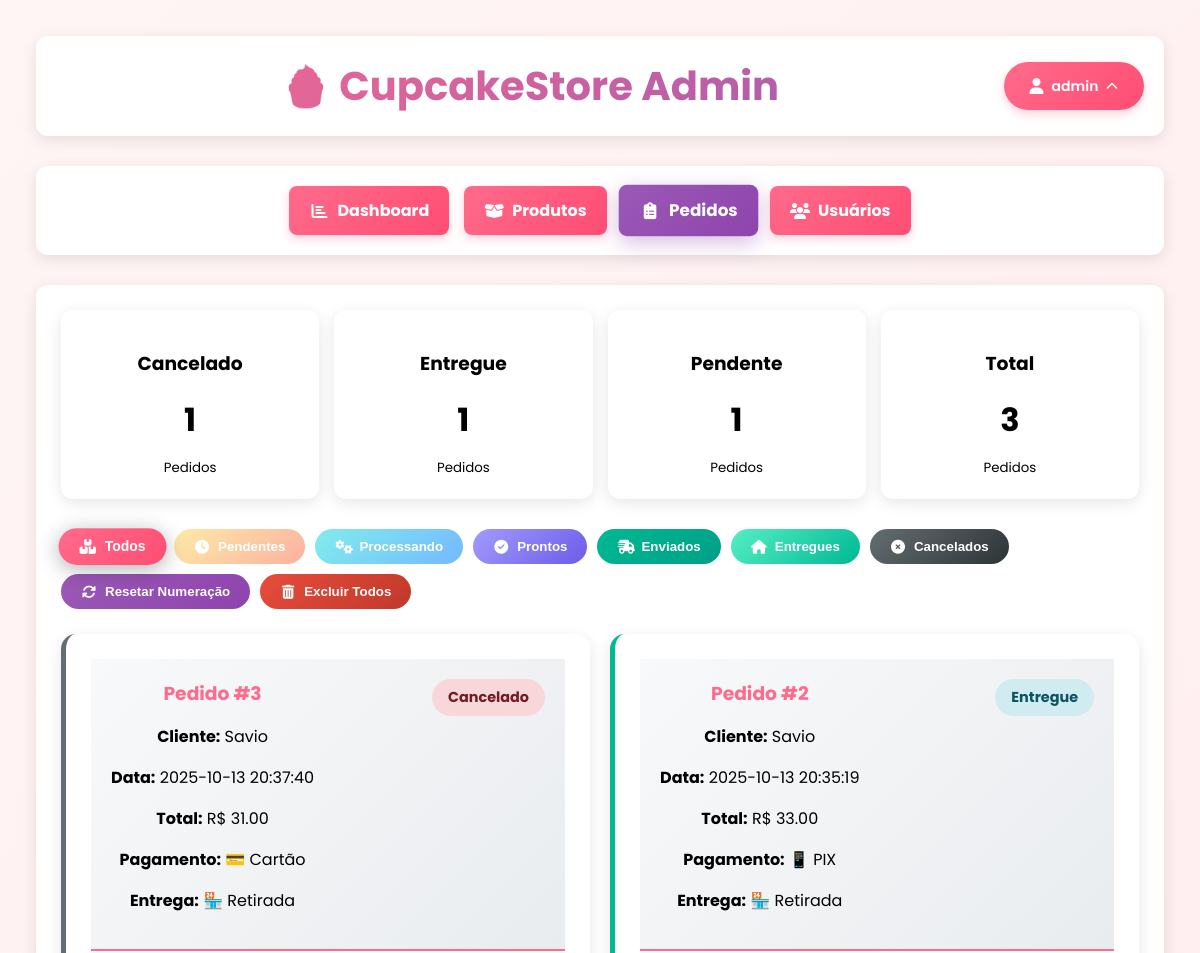
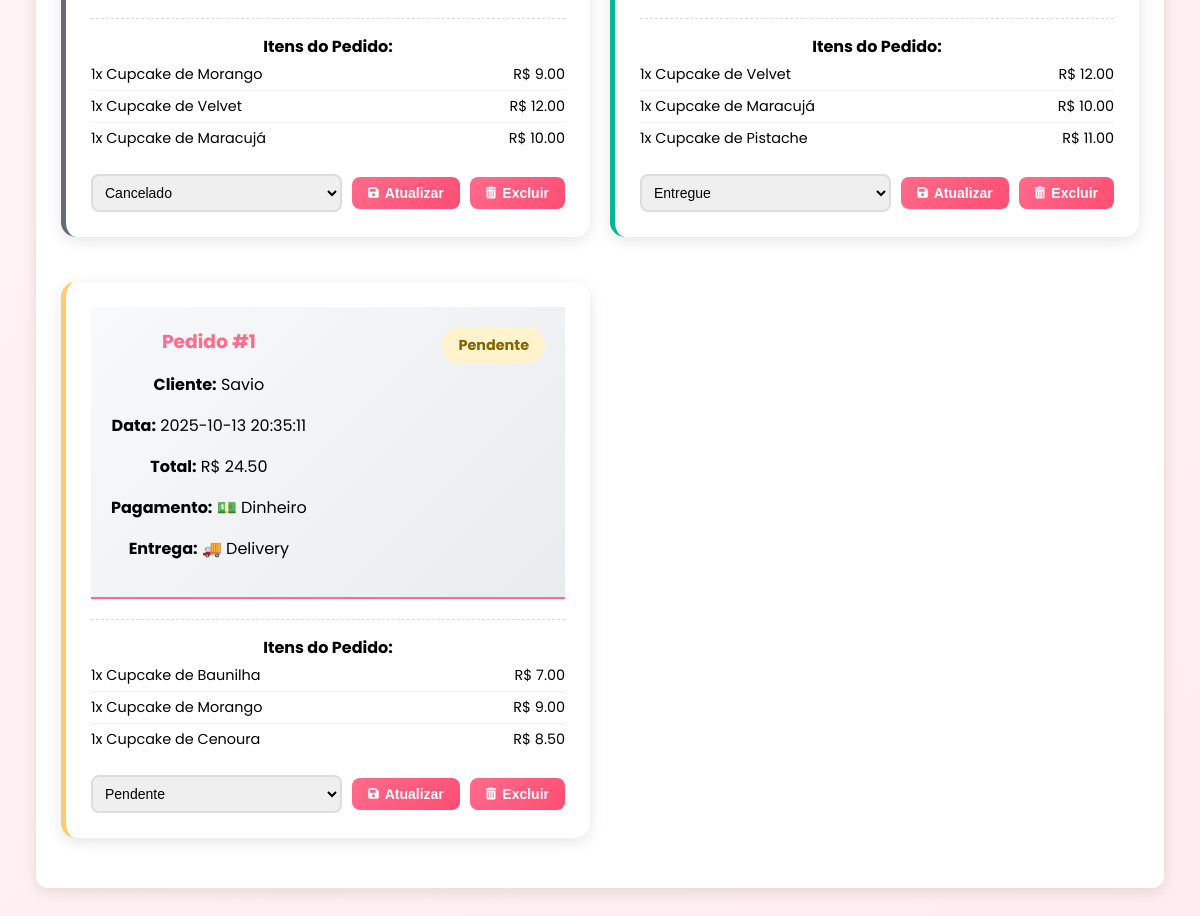
Page /admin/pedidos (signed in) on the committed database (2 pictures, top to bottom).
### tables this page shows
CREATE TABLE users (
            id INTEGER PRIMARY KEY AUTOINCREMENT,
            username TEXT UNIQUE NOT NULL,
            email TEXT UNIQUE NOT NULL,
            password TEXT NOT NULL,
            created_at TIMESTAMP DEFAULT CURRENT_TIMESTAMP
        , is_admin BOOLEAN DEFAULT 0, estado TEXT, cidade TEXT, bairro TEXT, rua TEXT, numero TEXT, cep TEXT);

CREATE TABLE orders (
                    id INTEGER PRIMARY KEY AUTOINCREMENT,
                    user_id INTEGER NOT NULL,
                    order_data TEXT NOT NULL,
                    total_amount REAL NOT NULL,
                    metodo_pagamento TEXT DEFAULT 'cartao',
                    status TEXT DEFAULT 'pendente',
                    created_at TIMESTAMP DEFAULT CURRENT_TIMESTAMP, forma_entrega TEXT DEFAULT 'delivery',
                    FOREIGN KEY (user_id) REFERENCES users (id)
                );

### backend/app.py (the view, shortened to what this page needs)
@app.route('/admin/pedidos')
@admin_required
def admin_pedidos():
    try:
        status_filter = request.args.get('status', 'todos')
        conn = get_db_connection()
        if status_filter == 'todos':
            pedidos = conn.execute('''
                SELECT o.*, u.username
                FROM orders o
                JOIN users u ON o.user_id = u.id
                ORDER BY o.created_at DESC
            ''').fetchall()
        contagem_status = conn.execute('''
            SELECT status, COUNT(*) as count
            FROM orders
            GROUP BY status
        ''').fetchall()
        conn.close()
        print(f"📦 Pedidos encontrados: {len(pedidos)}")
        pedidos_processados = []
        for pedido in pedidos:
            try:
                pedido_dict = dict(pedido)
                print(f"🔍 Processando pedido {pedido_dict['id']}")
                print(f"   Dados order_data: {pedido_dict['order_data']}")
                pedido_dict['itens'] = json.loads(pedido_dict['order_data'])
                print(f"   Itens convertidos: {pedido_dict['itens']}")
                pedidos_processados.append(pedido_dict)
            except Exception as e:
                print(f"❌ ERRO no pedido {pedido_dict.get('id', 'unknown')}: {e}")
                print(f"   Dados problemáticos: {pedido_dict}")
                continue
        print(f"✅ Pedidos processados com sucesso: {len(pedidos_processados)}")
        return render_template('admin/pedidos.html',
                             pedidos=pedidos_processados,
                             contagem_status=contagem_status,
                             status_filter=status_filter)
    except Exception as e:
        print(f"❌ Erro ao carregar pedidos: {e}")
        import traceback
        traceback.print_exc()
        flash('Erro ao carregar pedidos.', 'error')
        return redirect(url_for('admin_dashboard'))

### backend/app.py (called while the page is built)
def is_admin():
    if 'user_id' not in session:
        return False
    try:
        conn = get_db_connection()
        user = conn.execute(
            'SELECT is_admin FROM users WHERE id = ?',
            (session['user_id'],)
        ).fetchone()
        conn.close()
        return user and user['is_admin'] == 1
    except Exception as e:
        print(f"❌ Erro ao verificar admin: {e}")
        return False

def admin_required(f):
    @wraps(f)
    def decorated_function(*args, **kwargs):
        if not is_admin():
            flash('Acesso restrito a administradores!', 'error')
            return redirect(url_for('home'))
        return f(*args, **kwargs)
    return decorated_function

@app.context_processor
def utility_processor():
    def check_is_admin():
        """Verifica se o usuário logado é admin"""
        if 'user_id' not in session:
            return False
        try:
            conn = get_db_connection()
            user = conn.execute(
                'SELECT is_admin FROM users WHERE id = ?',
                (session['user_id'],)
            ).fetchone()
            conn.close()
            return user and user['is_admin'] == 1
        except:
            return False
    return dict(is_admin=check_is_admin)

@app.template_filter('parse_json')
def parse_json_filter(data):
    try:
        if isinstance(data, str):
            return json.loads(data)
        return data
    except:
        return data

### database/database.py (called while the page is built)
def get_db_connection():
    db_path = os.path.join(base_dir, 'cupcakes.db')
    conn = sqlite3.connect(db_path)
    conn.row_factory = sqlite3.Row
    return conn

### frontend/templates/Admin/pedidos.html (shortened to what this page needs)
{% extends "Admin/base.html" %}
{% block content %}
<div class="estatisticas">
    {% for stat in contagem_status %}
    <div class="estatistica-card">
        <h3>{{ stat['status']|title }}</h3>
        <div class="estatistica-numero">{{ stat['count'] }}</div>
        <small>Pedidos</small>
    </div>
    {% endfor %}
    <div class="estatistica-card">
        <h3>Total</h3>
        <div class="estatistica-numero">{{ pedidos|length }}</div>
        <small>Pedidos</small>
    </div>
</div>
<div class="filtros-pedidos">
    <div class="filtro-status">
        <button class="btn-status todos {% if status_filter == 'todos' %}ativo{% endif %}"
            onclick="filtrarPorStatus('todos')">
            <i class="fas fa-boxes"></i> Todos
        </button>
        <button class="btn-status pendente {% if status_filter == 'pendente' %}ativo{% endif %}"
            onclick="filtrarPorStatus('pendente')">
            <i class="fas fa-clock"></i> Pendentes
        </button>
        <button class="btn-status processando {% if status_filter == 'processando' %}ativo{% endif %}"
            onclick="filtrarPorStatus('processando')">
            <i class="fas fa-cogs"></i> Processando
        </button>
        <button class="btn-status pronto {% if status_filter == 'pronto' %}ativo{% endif %}"
            onclick="filtrarPorStatus('pronto')">
            <i class="fas fa-check-circle"></i> Prontos
        </button>
        <button class="btn-status enviado {% if status_filter == 'enviado' %}ativo{% endif %}"
            onclick="filtrarPorStatus('enviado')">
            <i class="fas fa-shipping-fast"></i> Enviados
        </button>
        <button class="btn-status entregue {% if status_filter == 'entregue' %}ativo{% endif %}"
            onclick="filtrarPorStatus('entregue')">
            <i class="fas fa-home"></i> Entregues
        </button>
        <button class="btn-status cancelado {% if status_filter == 'cancelado' %}ativo{% endif %}"
            onclick="filtrarPorStatus('cancelado')">
            <i class="fas fa-times-circle"></i> Cancelados
        </button>
        <button class="btn-status reset-numeracao" onclick="abrirModalResetNumeracao()">
            <i class="fas fa-sync-alt"></i> Resetar Numeração
        </button>
        <button class="btn-status excluir-todos" onclick="abrirModalExcluirTodos()"
            style="background: linear-gradient(135deg, #e74c3c, #c0392b);">
            <i class="fas fa-trash-alt"></i> Excluir Todos
        </button>
    </div>
</div>
<div class="pedidos-grid">
    {% if pedidos %}
    {% for pedido in pedidos %}
    <div class="pedido-card {{ pedido['status'] }}">
        <div class="pedido-header">
            <div class="pedido-info">
                <h3>Pedido #{{ pedido['id'] }}</h3>
                <p><strong>Cliente:</strong> {{ pedido['username'] }}</p>
                <p><strong>Data:</strong> {{ pedido['created_at'] }}</p>
                <p><strong>Total:</strong> R$ {{ "%.2f"|format(pedido['total_amount']) }}</p>
                <p><strong>Pagamento:</strong>
                    {% if pedido['metodo_pagamento'] == 'dinheiro' %}💵 Dinheiro{% endif %}
                    {% if pedido['metodo_pagamento'] == 'cartao' %}💳 Cartão{% endif %}
                    {% if pedido['metodo_pagamento'] == 'pix' %}📱 PIX{% endif %}
                </p>
                <p><strong>Entrega:</strong>
                    {% if pedido['forma_entrega'] == 'delivery' %}🚚 Delivery{% endif %}
                    {% if pedido['forma_entrega'] == 'retirada' %}🏪 Retirada{% endif %}
                </p>
            </div>
            <span class="pedido-status status-{{ pedido['status'] }}">
                {{ pedido['status']|title }}
            </span>
        </div>
        <div class="pedido-itens">
            <strong>Itens do Pedido:</strong>
            {% if pedido.order_data %}
            {% set order_data = pedido.order_data %}
            {% if order_data is string %}
            {% set order_data = order_data|parse_json %}
            {% endif %}
            {% if order_data.itens is defined %}
            {% for item in order_data.itens %}
            <div class="item-pedido">
                <span>{{ item.quantidade }}x {{ item.nome }}</span>
                <span>R$ {{ "%.2f"|format(item.preco * item.quantidade) }}</span>
            </div>
            {% endfor %}
            {% endif %}
            {% else %}
            <p>Nenhum item disponível</p>
            {% endif %}
        </div>
        <div class="pedido-acoes">
            <select class="select-status" id="status-{{ pedido['id'] }}">
                <option value="pendente" {% if pedido['status']=='pendente' %}selected{% endif %}>Pendente</option>
                <option value="entregue" {% if pedido['status']=='entregue' %}selected{% endif %}>Entregue</option>
                <option value="cancelado" {% if pedido['status']=='cancelado' %}selected{% endif %}>Cancelado</option>
            </select>
            <button class="btn-atualizar" onclick="abrirModalAtualizarStatus({{ pedido['id'] }})">
                <i class="fas fa-save"></i> Atualizar
            </button>
            <button class="btn-atualizar" style="background: linear-gradient(135deg, #ff6b8b, #ff4d73);"
                onclick="abrirModalExclusaoPedido({{ pedido['id'] }}, {{ pedido['total_amount'] }})">
                <i class="fas fa-trash-alt"></i> Excluir
            </button>
        </div>
    </div>
    {% endfor %}
    {% endif %}
</div>
{% endblock %}

### frontend/templates/Admin/base.html (shortened to what this page needs)
<!DOCTYPE html>
<html lang="pt-BR">
<head>
    <link rel="stylesheet" href="{{ url_for('static', filename='css/style.css') }}">
    <link rel="stylesheet" href="https://cdnjs.cloudflare.com/ajax/libs/font-awesome/6.4.0/css/all.min.css">
</head>
<body>
    <div class="admin-container">
        <div class="admin-header">
            <a href="{{ url_for('home') }}"
                style="text-decoration: none; display: flex; justify-content: center; flex: 1;">
                <h1>🧁 CupcakeStore Admin</h1>
            </a>
            <div style="display: flex; align-items: center; gap: 15px;">
                <div class="user-menu-admin">
                    <button class="user-trigger-admin">
                        <i class="fas fa-user"></i>
                        {{ session['username'] }}
                        <i class="fas fa-chevron-down"></i>
                    </button>
                </div>
            </div>
        </div>
        <div class="admin-nav">
            <div class="nav-links">
                <a href="{{ url_for('admin_dashboard') }}"
                    class="{% if request.endpoint == 'admin_dashboard' %}active{% endif %}">
                    <i class="fas fa-chart-bar"></i> Dashboard
                </a>
                <a href="{{ url_for('admin_produtos') }}"
                    class="{% if request.endpoint == 'admin_produtos' %}active{% endif %}">
                    <i class="fas fa-box-open"></i> Produtos
                </a>
                <a href="{{ url_for('admin_pedidos') }}"
                    class="{% if request.endpoint == 'admin_pedidos' %}active{% endif %}">
                    <i class="fas fa-clipboard-list"></i> Pedidos
                </a>
                <a href="{{ url_for('admin_usuarios') }}"
                    class="{% if request.endpoint == 'admin_usuarios' %}active{% endif %}">
                    <i class="fas fa-users"></i> Usuários
                </a>
            </div>
        </div>
        <div class="admin-content">
            {% block content %}{% endblock %}
        </div>
    </div>
</body>
</html>

### frontend/static/css/style.css (style rules this page uses)
body { font-family: Arial, sans-serif; text-align: center; margin: 0; padding: 20px; background-color: #fff5f5; }
h1 { color: #ff6b8b; }
.pedido-card { background: white; border-radius: 12px; box-shadow: 0 4px 15px rgba(0,0,0,0.1); margin-bottom: 25px; overflow: hidden; }
.pedido-header { background: linear-gradient(135deg, #f8f9fa, #e9ecef); padding: 20px; display: flex; justify-content: space-between; align-items: center; border-bottom: 2px solid #ff6b8b; }
.pedido-header h3 { color: #ff6b8b; margin: 0; }
.pedido-status { padding: 6px 12px; border-radius: 20px; font-weight: bold; font-size: 0.9em; }
.pedido-itens { margin-top: 20px; padding-top: 20px; border-top: 1px dashed #ddd; }
.item-pedido { display: flex; justify-content: space-between; padding: 8px 0; border-bottom: 1px solid #f1f1f1; }
.item-pedido:last-child { border-bottom: none; }
.admin-container { max-width: 1200px; margin: 0 auto; padding: 20px; }
.admin-header { display: flex; justify-content: space-between; align-items: center; margin-bottom: 30px; padding: 20px; background: white; border-radius: 12px; box-shadow: 0 4px 15px rgba(0,0,0,0.1); }

### frontend/templates/Admin/base.html (style rules this page uses)
:root { --primary: #ff6b8b; --primary-dark: #ff4d73; --secondary: #9b59b6; --accent: #27ae60; --light: #fff5f5; --dark: #333; --gray: #95a5a6; --white: #ffffff; --shadow: 0 4px 15px rgba(0, 0, 0, 0.1); --radius: 12px; }
body { font-family: 'Poppins', sans-serif; background: linear-gradient(135deg, #fff5f5 0%, #ffecef 100%); min-height: 100vh; margin: 0; padding: 1rem; }
.admin-container { max-width: 1400px; margin: 0 auto; padding: 20px; }
.admin-header { display: flex; justify-content: space-between; align-items: center; margin-bottom: 30px; padding: 20px; background: var(--white); border-radius: var(--radius); box-shadow: var(--shadow); }
.admin-header h1 { font-size: 2.5rem; background: linear-gradient(135deg, var(--primary), var(--secondary)); -webkit-background-clip: text; -webkit-text-fill-color: transparent; font-weight: 700; margin: 0; transition: all 0.3s ease; text-align: center; flex: 1; }
.admin-nav { background: var(--white); padding: 20px; border-radius: var(--radius); box-shadow: var(--shadow); margin-bottom: 30px; }
.nav-links { display: flex; gap: 15px; flex-wrap: wrap; justify-content: center; }
.nav-links a { padding: 12px 20px; background: linear-gradient(135deg, var(--primary), var(--primary-dark)); color: white; text-decoration: none; border-radius: 8px; font-weight: bold; transition: all 0.3s ease; box-shadow: 0 4px 10px rgba(255, 107, 139, 0.3); }
.nav-links a.active { background: linear-gradient(135deg, var(--secondary), #8e44ad); transform: scale(1.05); box-shadow: 0 6px 20px rgba(155, 89, 182, 0.4); }
.nav-links a { display: flex; align-items: center; gap: 8px; padding: 12px 20px; background: linear-gradient(135deg, var(--primary), var(--primary-dark)); color: white; text-decoration: none; border-radius: 8px; font-weight: bold; transition: all 0.3s ease; box-shadow: 0 4px 10px rgba(255, 107, 139, 0.3); }
.nav-links a i { font-size: 16px; color: white; width: 20px; text-align: center; }
.nav-links a.active i { color: white; }
.user-menu-admin { position: relative; }
.user-trigger-admin { display: flex; align-items: center; gap: 8px; padding: 12px 20px; background: linear-gradient(135deg, var(--primary), var(--primary-dark)); color: white; border-radius: 25px; cursor: pointer; transition: all 0.3s ease; font-weight: 600; height: 48px; min-width: 140px; justify-content: center; box-shadow: 0 4px 10px rgba(255, 107, 139, 0.3); border: none; font-size: 14px; font-family: 'Poppins', sans-serif; box-sizing: border-box; }
.user-trigger-admin .fa-user { color: white !important; font-size: 16px; }
.user-trigger-admin .fa-chevron-down { color: white !important; font-size: 12px; transition: transform 0.3s ease; }
.user-menu-admin .fa-chevron-down { transform: rotate(180deg); }
.admin-content { background: var(--white); padding: 25px; border-radius: var(--radius); box-shadow: var(--shadow); }

### rows in the picture
users: username "admin"
orders: status "Pendente", count "1", id "1", username "Savio", created_at "2025-10-13 20:35:11", total_amount "24.50", metodo_pagamento "💵 Dinheiro", forma_entrega "🚚 Delivery", quantidade "1" "1" "1", nome "Cupcake de Baunilha" "Cupcake de Morango" "Cupcake de Cenoura", preco "7.00" "9.00" "8.50", status+id "Pendente"
orders: id "3", username "Savio", created_at "2025-10-13 20:37:40", total_amount "31.00", metodo_pagamento "💳 Cartão", forma_entrega "🏪 Retirada", status "Cancelado", quantidade "1" "1" "1", nome "Cupcake de Morango" "Cupcake de Velvet" "Cupcake de Maracujá", preco "9.00" "12.00" "10.00", status+id "Cancelado"
orders: id "2", username "Savio", created_at "2025-10-13 20:35:19", total_amount "33.00", metodo_pagamento "📱 PIX", forma_entrega "🏪 Retirada", status "Entregue", quantidade "1" "1" "1", nome "Cupcake de Velvet" "Cupcake de Maracujá" "Cupcake de Pistache", preco "12.00" "10.00" "11.00", status+id "Entregue"

### other values in the picture
{{ stat['status']|title }} "Cancelado" "Entregue"
{{ stat['count'] }} "1" "1"
{{ pedidos|length }} "3"
